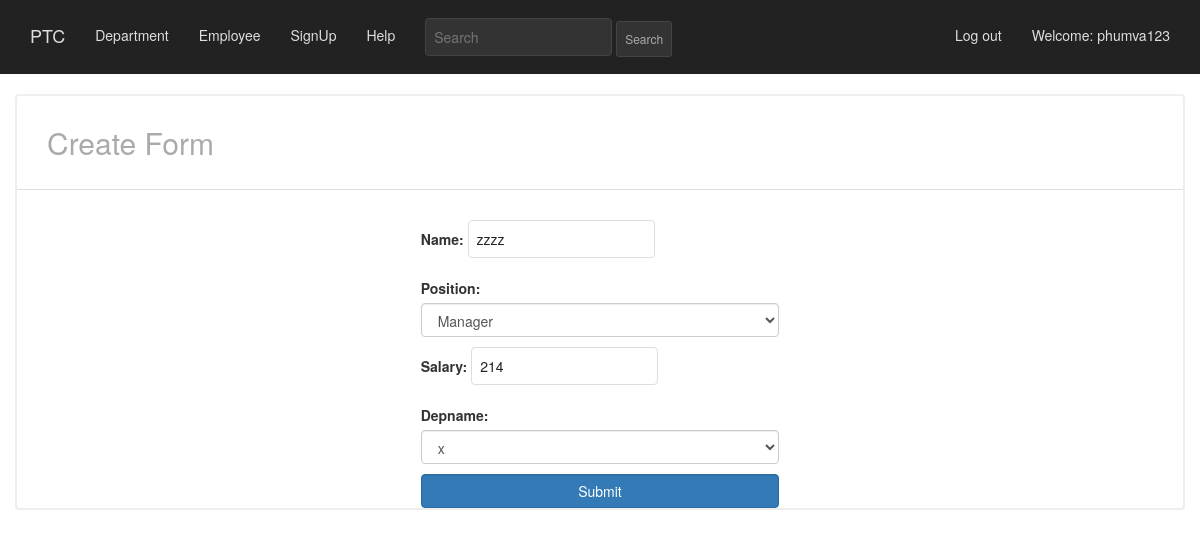
The page /basic_app/update/9/ (signed in) on the database its author committed.
### basic_app/models.py (models this page shows, shortened)
class Employee(models.Model):
    positionarr = (('manager','Manager'),('employee','Employee'))
    name = models.CharField(max_length=256)
    position = models.CharField(max_length=256,choices = positionarr,default="")
    age = models.CharField(max_length=256,null=True)
    education = models.CharField(max_length=256, null = True)
    salary = models.IntegerField(null = True)
    email = models.EmailField(max_length=70,blank=True)
    telephone = models.CharField(max_length=256)
    depname = models.ForeignKey(Department,null=True,default="",related_name='depatments',on_delete=models.SET_NULL,blank=True )
    profile_picture = models.ImageField(upload_to='profile_pics')
    loginatten = models.CharField(max_length=256, unique= True)

### basic_app/views.py (the view)
# urls.py: url(r'^update/(?P<pk>\d+)/$',views.EmployeeUpdateView.as_view(),name='update'),
class EmployeeUpdateView(LoginRequiredMixin,UpdateView):
    fields = ("name","position","salary","depname")
    model = models.Employee
    template_name = 'basic_app/employee_form.html'

### basic_app/models.py (called while the page is built)
    def __str__(self):
        return self.dep

### basic_app/templates/basic_app/employee_form.html (shortened to what this page needs)
{% extends "basic_app/basic_app_base.html" %}
{% block body_block %}
<div class="row box_header">
  <div class="col-md-12">
    <h2>Create Form</h2>
  </div>
</div>
<div class="box_body"></div>
  <form enctype="multipart/form-data" method="POST" id="employee-form">
    <div class="row ">
      <div class="col-sm-4">
      </div>
      <div class="col-sm-4 ">
        {{form.as_p}}
      </div>
    </div>
    <div class="row">
      <div class="col-sm-4">
      </div>
      <div class="col-sm-4">
        <input type="submit" class='btn btn-primary form-control' value="Submit">
      </div>
    </div>
  </form>
</div>
{% endblock %}

### basic_app/templates/basic_app/basic_app_base.html (shortened to what this page needs)
<!DOCTYPE html>
{% load staticfiles %}
<html>
  <head>
    <link rel="stylesheet" href="https://maxcdn.bootstrapcdn.com/bootstrap/3.3.7/css/bootstrap.min.css" />
    <link rel="stylesheet" href= "{% static 'css/mystyle.css' %}"/>
    <link href="{% static 'css/zoom.css' %}" rel="stylesheet">
</head>
  <body id="page2">
    <nav class="navbar navbar-default navbar-static-top  ">
      <div class="container">
        <ul class="nav navbar-nav ">
          <li><a class="navbar-brand" href="{% url 'basic_app:list' %}">PTC</a></li>
          <li><a class="navbar-link" href="{% url 'basic_app:dlist' %}">Department</a></li>
          <li><a class="navbar-link" href="{% url 'basic_app:list' %}">Employee</a></li>
          <li><a class="navbar-link" href="{% url 'basic_app:signup' %}">SignUp</a></li>
          <li><a class="navbar-link" href="{% url 'basic_app:help' %}">Help</a></li>
            <form method="GET" action="{% url 'basic_app:search_detail' %}" class="navbar-form pull-right">
            <input type="text" id="searchBox" class="input-medium search-query searchtxtcolor" name="q" placeholder="Search">
            <input type="submit" class="btn btn-primary btn-sm" value="Search" >
            </form>
          </ul>
          <ul class="nav navbar-nav navbar-right">
            {% if user.is_authenticated %}
            <li>
              <a href="{% url 'basic_app:logout' %}" >Log out</a>
            </li>
            <li>
              <a >Welcome: {{ user.username }}</a>
            </li>
              {% else %}
              <li><a class='nav navbar-right' href="{% url 'basic_app:login' %}" ><span class="glyphicon glyphicon-user"></span></a></li>
            {% endif %}
          </ul>
      </div>
    </nav>
<div class="col-sm-12">
    <div class="container bgjumbotron">
      {% block body_block %}
      {% endblock %}
    </div>
  </body>
</html>

### static/css/mystyle.css (style rules this page uses)
input, textarea { border: 1px solid #dedede; padding: 8px; margin-bottom: 10px; color: #222; border-radius: 4px; outline: none !important; }
.box_header { padding: 30px 15px; border-bottom: 1px solid #dedede; }
.box_header h2 { margin: 0; color: #aaa; font-weight: 300; }
body { background-color: #1b1c1d; }
.navbar-default { border-color: #1b1c1d; color: red; }
.navbar.navbar-static-top { background-color: #222; border:none; padding-top: 10px; }
.navbar a { color: #dedede !important; }
.navbar input { background: #333; border-color: #444; }
.nav .btn { padding: 8px; color: #aaa !important; }
.box_body { padding: 15px; }
body#page2 { background-color:#fff; }
.bgjumbotron { background-color: #fff; border:2px solid #eee; border-radius: 4px; }

### rows shown on the page
Employee: name "zzzz", position "Manager", salary "214", depname "x"

### other values the page prints
{{ user.username }} "phumva123"
